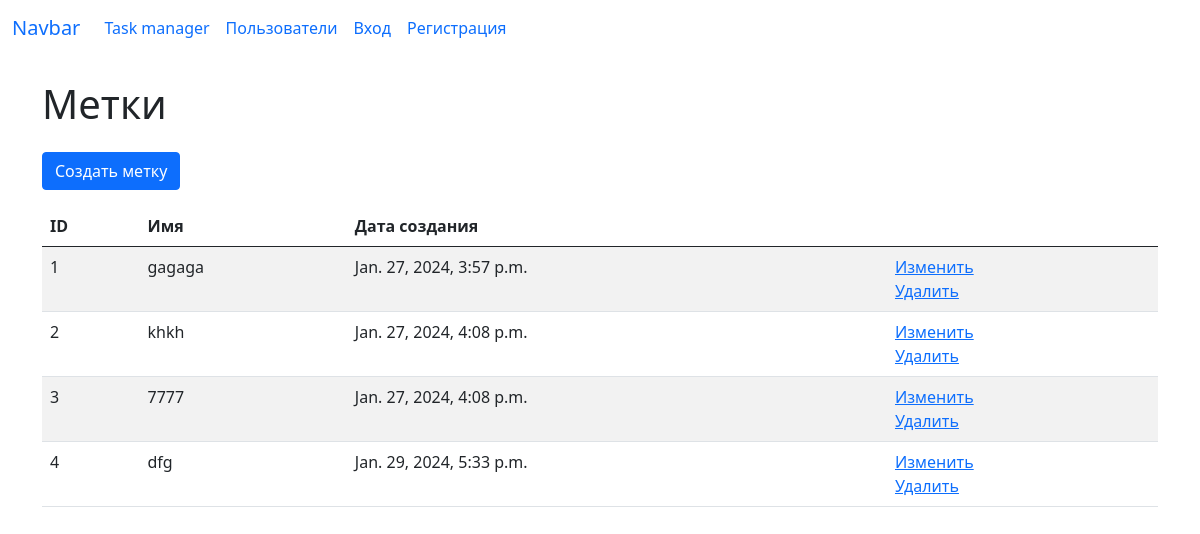
Screenshot of /labels/ with the database file from the repository.
### task_manager/labels/models.py (models this page shows, shortened)
class Label(models.Model):
    name = models.CharField(
        max_length=100, unique=True
    )
    creation_date = models.DateTimeField(auto_now_add=True)

### task_manager/labels/views.py (the view)
# urls.py: path('', LabelView.as_view(), name='index_page'),
class LabelView(ListView):
    model = Label
    context_object_name = 'labels'
    template_name = 'labels/labels.html'

### task_manager/templates/labels/labels.html (shortened to what this page needs)
{% extends 'base.html' %}
{% load i18n %}
{% block content %}
<div class="container wrapper flex-grow-1">
    <h1 class="my-4">Метки</h1>
<a class="btn btn-primary mb-3" href="/labels/create/">Создать метку</a>
<table class="table table-striped">
  <thead>
    <tr>
      <th>ID</th>
      <th>Имя</th>
      <th>Дата создания</th>
      <th></th>
    </tr>
  </thead>
  <tbody>
  {% for label in labels %}
      <tr>
        <td>{{ label.id }}</td>
        <td>{{ label.name }}</td>
        <td>{{ label.creation_date }}</td>
        <td>
          <a href="{% url 'labels:update_page' pk=label.id %}">Изменить</a>
          <br>
          <a href="{% url 'labels:delete_page' pk=label.id %}">Удалить</a>
        </td>
      </tr>
  {% endfor %}
  </tbody>
</table>
    </div>
{% endblock %}

### rows the page displays
Label: id "1", name "gagaga", creation_date "Jan. 27, 2024, 3:57 p.m."
Label: id "2", name "khkh", creation_date "Jan. 27, 2024, 4:08 p.m."
Label: id "3", name "7777", creation_date "Jan. 27, 2024, 4:08 p.m."
Label: id "4", name "dfg", creation_date "Jan. 29, 2024, 5:33 p.m."
